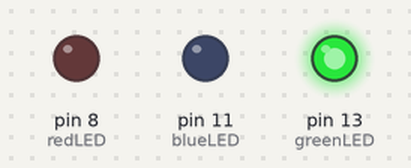
This sketch was run on a simulated Arduino Uno, built with avr-gcc and run on an emulated ATmega328P. Shown: output pins drawn as LEDs (lit = HIGH).

Above: at 0.16 s.
At 14.1 s:
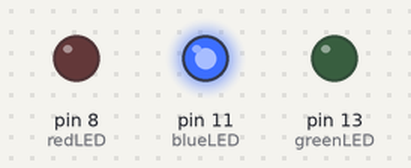
At 19.3 s:
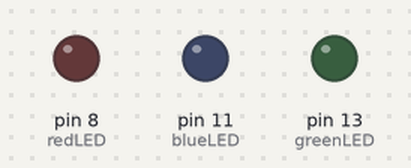
Timing chart, 0 to 27.7 s (numbered marks = the images above):
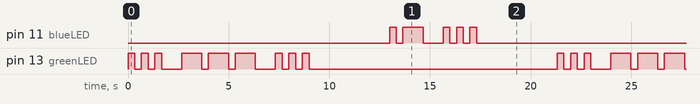

Measured:
- by itself, pin 11 (blueLED): repeats every 21.3 s: LOW 0.33 s, HIGH 1.0 s, LOW 1.0 s, 2 × (HIGH 0.33 s, LOW 0.33 s), HIGH 0.33 s, LOW 17.0 s, HIGH 0.33 s
- by itself, pin 13 (greenLED): repeats every 21.3 s: 2 × (LOW 0.33 s, HIGH 0.33 s), LOW 1.0 s, 2 × (HIGH 1.0 s, LOW 0.33 s), HIGH 1.0 s, LOW 1.0 s, 2 × (HIGH 0.33 s, LOW 0.33 s), HIGH 0.33 s, LOW 12.3 s, HIGH 0.33 s
- by itself, everything shown: repeats every 21.3 s, in 28 steps

The sketch:

SOS.ino
```cpp
int greenLED = 13;
int blueLED = 11;
int redLED = 8;

void setup() {
  pinMode(greenLED, OUTPUT);
  pinMode(blueLED, OUTPUT);
  pinMode(redLED, OUTPUT);
}

void loop() {
  digitalWrite(greenLED, LOW);
  digitalWrite(blueLED, LOW);
  digitalWrite(redLED, LOW);

  //SOS
  digitalWrite(greenLED, HIGH);//s
  delay(333);
  digitalWrite(greenLED, LOW);
  delay(333);
  digitalWrite(greenLED, HIGH);
  delay(333);
  digitalWrite(greenLED, LOW);
  delay(333);
  digitalWrite(greenLED, HIGH);
  delay(333);
  digitalWrite(greenLED, LOW);
  delay(999);

  digitalWrite(greenLED, HIGH);//O
  delay(999);
  digitalWrite(greenLED, LOW);
  delay(333);
  digitalWrite(greenLED, HIGH);
  delay(999);
  digitalWrite(greenLED, LOW);
  delay(333);
  digitalWrite(greenLED, HIGH);
  delay(999);
  digitalWrite(greenLED, LOW);
  delay(999);

  digitalWrite(greenLED, HIGH);//S
  delay(333);
  digitalWrite(greenLED, LOW);
  delay(333);
  digitalWrite(greenLED, HIGH);
  delay(333);
  digitalWrite(greenLED, LOW);
  delay(333);
  digitalWrite(greenLED, HIGH);
  delay(333);
  digitalWrite(greenLED, LOW);
  delay(4000);

  //AS (Name Initials)
  digitalWrite(blueLED, HIGH);//A
  delay(333);
  digitalWrite(blueLED, LOW);
  delay(333);
  digitalWrite(blueLED, HIGH);
  delay(999);
  digitalWrite(blueLED, LOW);
  delay(999);
  digitalWrite(blueLED, HIGH);//S
  delay(333);
  digitalWrite(blueLED, LOW);
  delay(333);
  digitalWrite(blueLED, HIGH);
  delay(333);
  digitalWrite(blueLED, LOW);
  delay(333);
  digitalWrite(blueLED, HIGH);
  delay(333);
  digitalWrite(blueLED, LOW);
  delay(4000);
}
```
